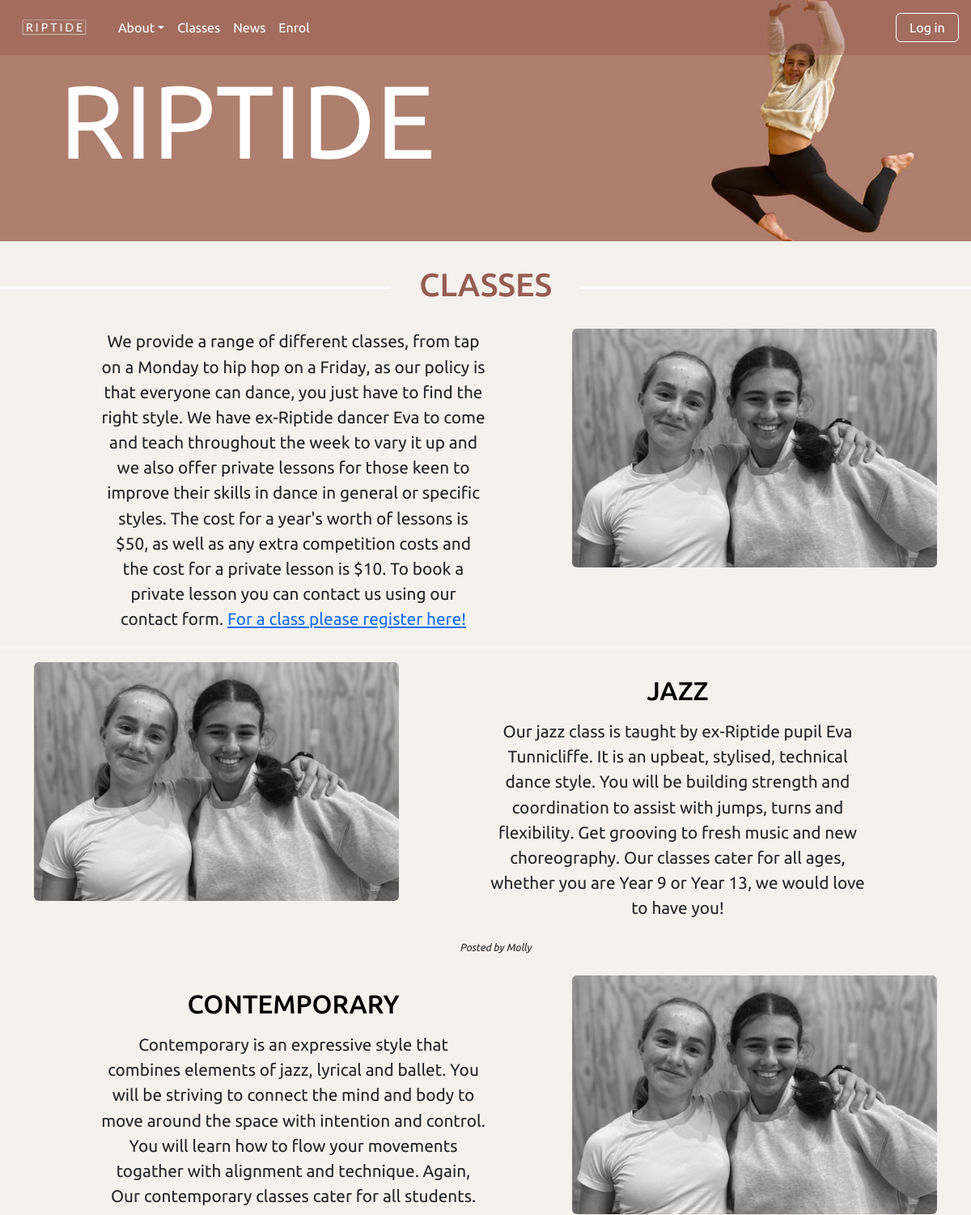
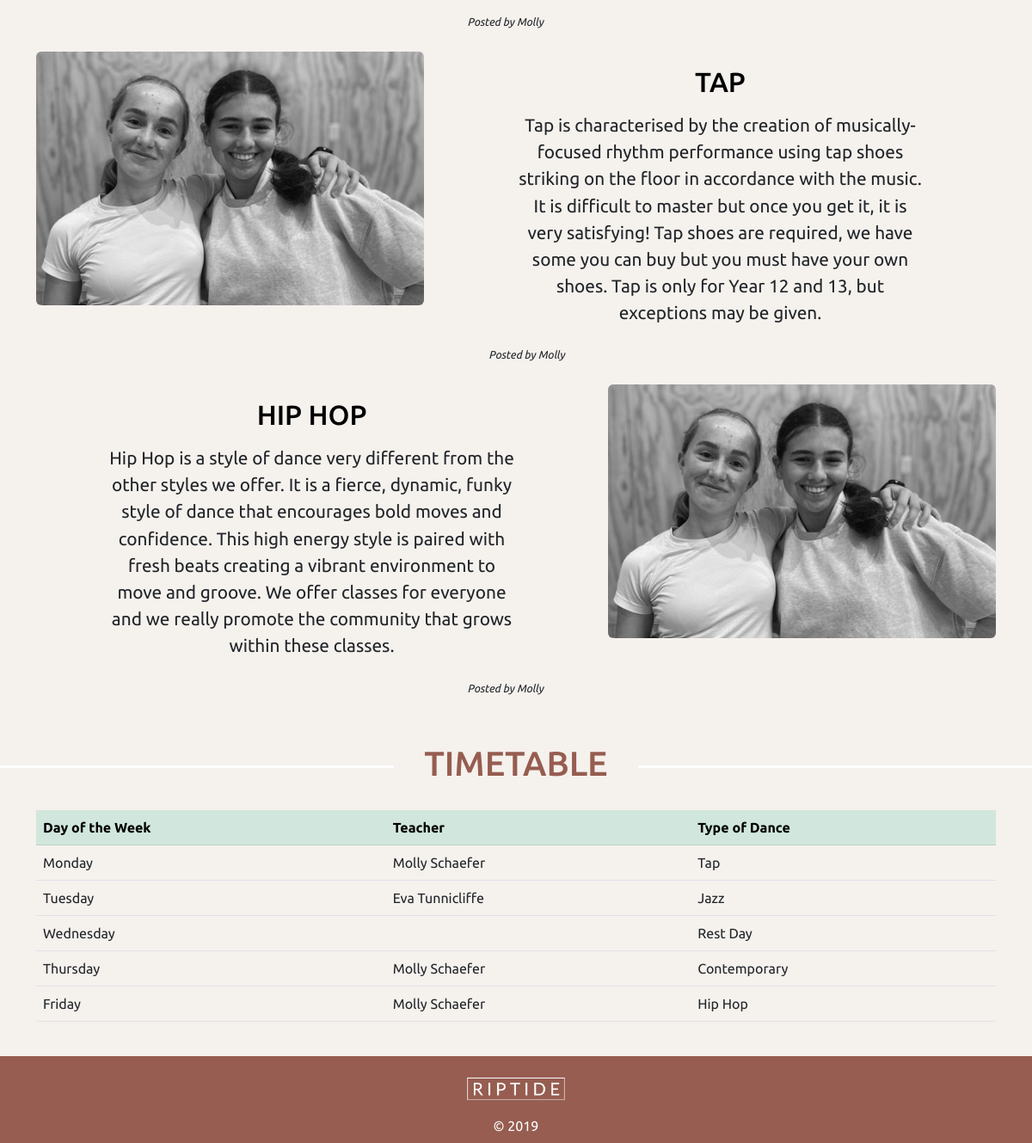
Page /classes on the committed database (2 pictures, top to bottom).
### tables this page shows
CREATE TABLE classes(
    classes_id integer primary key autoincrement not null,
    classes_title text not null unique,
    content text not null unique,
    image not null,
    member_id integer not null,
    foreign key(member_id) references member(member_id)
);

CREATE TABLE member(
    member_id integer primary key autoincrement not null,
    name text not null,
    email text not null unique,
    password text not null,
    authorisation integer not null
);

### server.py (the view)
@app.route('/classes')
def classes():
    sql = """select classes.classes_id, classes.classes_title, classes.content, classes.image, member.name
        from classes
        join member on classes.member_id= member.member_id;
        """
    result = run_search_query_tuples(sql, (), db_path, True)
    print(result)
    return render_template("classes.html", classes=result)

### db_functions.py (called while the page is built)
def run_search_query_tuples(sql_query,values_tuple, file_path, rowfactory=False):
    result = None
    try:
        db = sqlite3.connect(file_path)
        if rowfactory:
            db.row_factory = sqlite3.Row
        cursor = db.cursor()
        cursor.execute(sql_query,values_tuple)
        result = cursor.fetchall()
        cursor.close()
    except sqlite3.Error as error:
        print("Error running search query tuples: {}".format(error))
        return None
    db.close()
    if result is None:
        print("No search values were found")
    return result

### templates/classes.html (shortened to what this page needs)
{% extends "layout.html" %}
{% block banner %}
static/images/molly_banner3.jpg
{% endblock %}
{% block content %}
<h1>CLASSES</h1>
<div class="container container-fluid">
<div class="row">
    <div class="col-lg-7">
        <p>We provide a range of different classes, from tap on a Monday to hip hop on a Friday, as our policy is that
            everyone can dance, you just have to find the right style. We have ex-Riptide dancer Eva to come and teach
            throughout the week to vary it up and we also offer private lessons for those keen to improve their skills
            in dance in general or specific styles. The cost for a year's worth of lessons is $50, as well as any extra
            competition costs and the cost for a private lesson is $10. To book a private lesson you can contact us using
            our contact form. <a href="{{url_for('enrol')}}" class="stretched link">For a class please register here!</a></p>
    </div>
    <div class="col-lg-5">
        <img class="img-fluid rounded mx-auto d-block" src="static/images/lucy_molly.jpg" alt="">
    </div>
</div>
 </div>
<hr>
{% for row in classes %}
<div class="container container-fluid">
<div class="row">
<div class="col-lg-7">
    <h2 class="title-text">{{row['classes_title']}}</h2>
    <p class="classes-text">{{row['content']}}</p>
    <br>
    <div class=""><p class="classes-subtext {{ loop.cycle('text-start', 'text-end') }}">Posted by {{row['name']}}</p></div>
</div>
<div class="col-lg-5 {{ loop.cycle('order-xl-first', '') }}">
    <img class="img-fluid rounded mx-auto d-block" src="{{ url_for('static', filename='images/'+row['image']) }}" alt="">
</div>
</div>
</div>
<br>
{% endfor %}
<h1>TIMETABLE</h1>
<div class="container container-fluid">
    <table class="table">
    <thead>
      <tr class="table-success">
        <th>Day of the Week</th>
        <th>Teacher</th>
        <th>Type of Dance</th>
      </tr>
    </thead>
    <tbody>
      <tr>
        <td>Monday</td>
        <td>Molly Schaefer</td>
        <td>Tap</td>
      </tr>
      <tr>
        <td>Tuesday</td>
        <td>Eva Tunnicliffe</td>
        <td>Jazz</td>
      </tr>
      <tr>
        <td>Wednesday</td>
        <td></td>
        <td>Rest Day</td>
      </tr>
      <tr>
        <td>Thursday</td>
        <td>Molly Schaefer</td>
        <td>Contemporary</td>
      </tr>
      <tr>
        <td>Friday</td>
        <td>Molly Schaefer</td>
        <td>Hip Hop</td>
      </tr>
    </tbody>
  </table>
    </div>
<br>
{% endblock %}

### static/styles.css (style rules this page uses)
body { font-family: 'Ubuntu', sans-serif; background-color: rgb(245,241,237); }
h1 { padding:0; overflow: hidden; color:rgb(150,93,80); display: table; white-space: nowrap; margin: 0.75em 0; scroll-margin-top: 3em; }
h1:before, h1:after { border-top: 3px solid rgb(255,255,255); content: ''; display: table-cell; position: relative; top: 0.65em; width: 50%; }
h1:before { right: 3%; }
h1:after { left: 3%; }
h2 { text-align: center; margin: auto; padding: 1em 0 0 0; color:white; scroll-margin-top: 1em; }
h2.title-text { color: black; padding: 0.5em; margin: auto; }
p { padding:0 4em 0 4em; margin:auto; text-align: center; font-size: 1.3em; }
p.classes-subtext { font-size: 0.8em; color: color; font-style: italic; }
hr { color:white; border-width: 5px; }

### rows in the picture
classes: classes_title "JAZZ", content "Our jazz class is taught by ex-Riptide pupil Eva Tunnicliffe. It is an upbeat, stylised, technical dance style. You will be building strength and coordination to assist with jumps, turns and flexibility. Get grooving to fresh music and new choreography. Our classes cater for all ages, whether you are Year 9 or Year 13, we would love to have you!", name "Molly", image (picture)
classes: classes_title "CONTEMPORARY", content "Contemporary is an expressive style that combines elements of jazz, lyrical and ballet. You will be striving to connect the mind and body to move around the space with intention and control. You will learn how to flow your movements togather with alignment and technique. Again, Our contemporary classes cater for all students.", name "Molly", image (picture)
classes: classes_title "TAP", content "Tap is characterised by the creation of musically-focused rhythm performance using tap shoes striking on the floor in accordance with the music. It is difficult to master but once you get it, it is very satisfying! Tap shoes are required, we have some you can buy but you must have your own shoes. Tap is only for Year 12 and 13, but exceptions may be given.", name "Molly", image (picture)
classes: classes_title "HIP HOP", content "Hip Hop is a style of dance very different from the other styles we offer. It is a fierce, dynamic, funky style of dance that encourages bold moves and confidence. This high energy style is paired with fresh beats creating a vibrant environment to move and groove. We offer classes for everyone and we really promote the community that grows within these classes.", name "Molly", image (picture)
